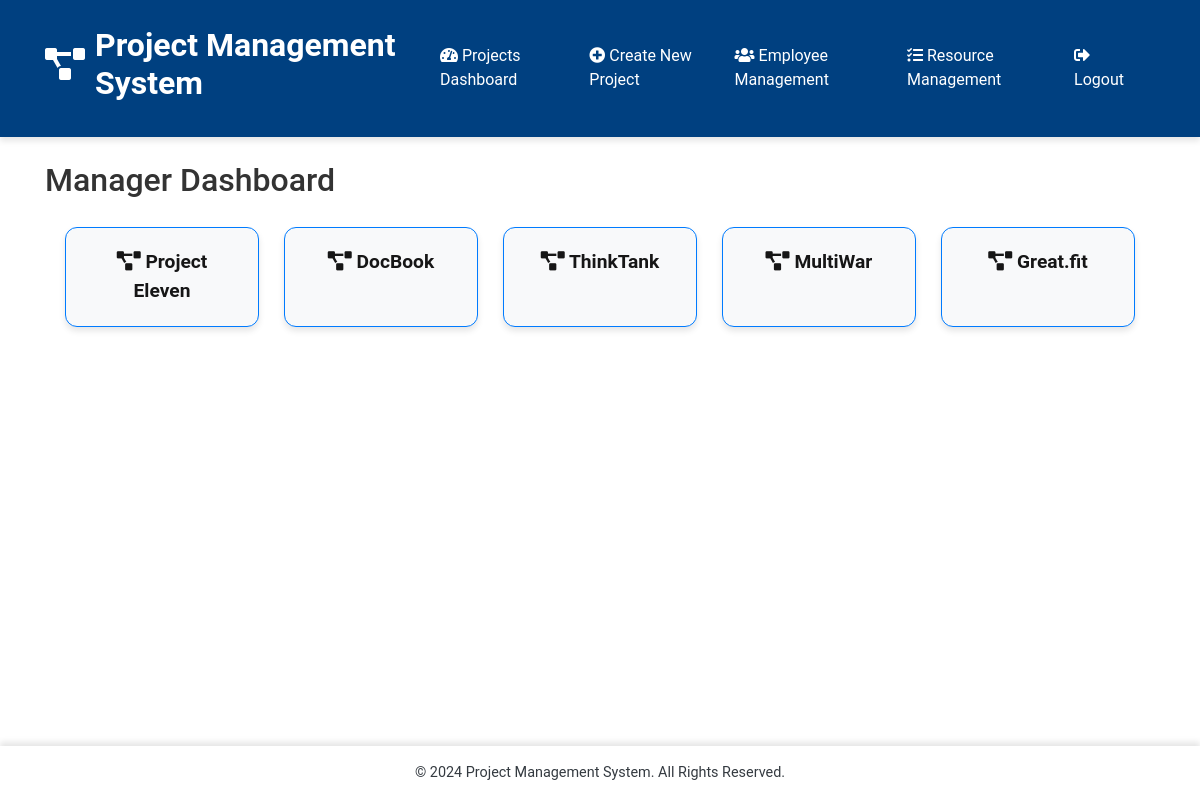
/dashboard/ (signed in), run on the app's committed database.
### app/models.py (models this page shows, shortened)
class Project(models.Model):
    name = models.CharField(max_length=100)

### app/views.py (the view)
# urls.py: path('dashboard/', views.dashboard, name='dashboard'),
@login_required
def dashboard(request):
    projects = Project.objects.all()
    if request.user.role == 'Manager':
        return render(request, 'manager_dashboard.html', {'projects': projects})
    elif request.user.role == 'Team Lead':
        return render(request, 'team_lead_dashboard.html', {'projects': projects})
    elif request.user.role == 'Employee':
        return render(request, 'employee_dashboard.html', {'projects': projects})
    else:
        return redirect('login')

### app/templates/manager_dashboard.html (shortened to what this page needs)
{% extends 'base.html' %}
{% block content %}
<h2>Manager Dashboard</h2>
<div class="project-container">
    {% for project in projects %}
    <div class="project-block">
        <a href="{% url 'project_details' project.id %}" class="project-name-link">
            <div class="project-content">
                <div class="project-name">
                    <i class="fas fa-project-diagram"></i> {{ project.name }}
                </div>
            </div>
        </a>
    </div>
    {% endfor %}
</div>
{% endblock %}

### app/static/css/style.css (style rules this page uses)
body { font-family: 'Roboto', 'Helvetica', sans-serif; background-color: #ffffff; color: #333; overflow-x: hidden; }
.fade-in { animation: fadeInPage 0.7s ease-in-out; }

### app/templates/manager_dashboard.html (style rules this page uses)
.project-container { display: flex; flex-wrap: wrap; justify-content: space-between; gap: 20px; padding: 20px; }
.project-block { background: #f8f9fa; border: 1px solid #007bff; border-radius: 12px; width: calc(20% - 20px); min-width: 180px; text-align: center; cursor: pointer; transition: transform 0.3s, box-shadow 0.3s; overflow: hidden; box-shadow: 0 4px 6px rgba(0, 0, 0, 0.1); }
.project-name-link { text-decoration: none; color: #161616; }
.project-content { padding: 20px; }
.project-name { font-size: 1.2rem; font-weight: bold; }

### data on the page
Project: name "Project Eleven"
Project: name "DocBook"
Project: name "ThinkTank"
Project: name "MultiWar"
Project: name "Great.fit"
